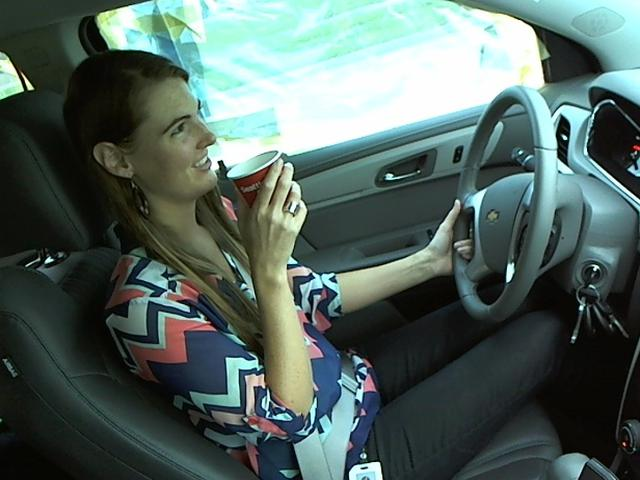
#> input picture python/lib/images/car1.jpg, 640 x 480 px
$ python drivers.py
#> lines starting #> are read from the running program, lines starting #| are printed output that depends on the picture; after the words box and inside, x2 and y2 are one past the last pixel; in counts of white or black regions, pixels touching at a corner belong together
import cv2 as cv
import numpy as np
from matplotlib import pyplot as plt


class Example(object):

    @classmethod
    def find_circle(cls):
        img1 = cv.imread("../lib/images/car1.jpg", 1)
#> img1 is the input picture: shape (480, 640, 3); mean B, G, R 96, 101.1, 83.4
        img2 = cv.imread("../lib/images/car2.jpg", 1)
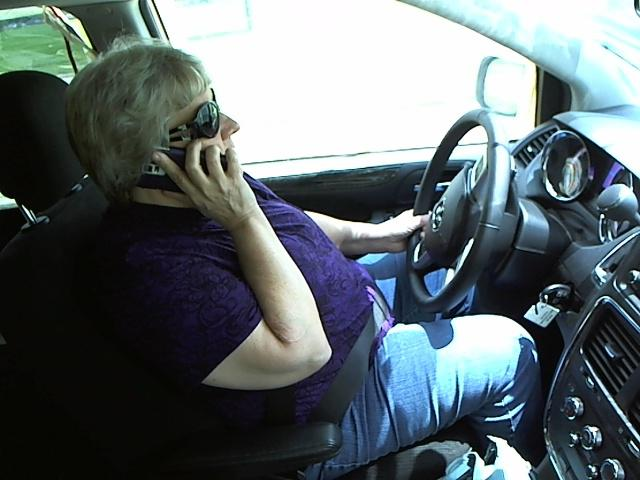
#> input picture python/lib/images/car2.jpg, 640 x 480 px
#> img2 is the input picture: shape (480, 640, 3); mean B, G, R 109.4, 105.6, 95.4
        template = cv.imread('../lib/images/carcontroller.png', 1)
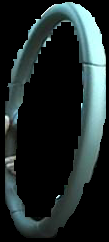
#> input picture python/lib/images/carcontroller.png, 109 x 242 px
#> template is the input picture: shape (242, 109, 3); mean B, G, R 43.3, 43.5, 32.6

        img1_i = cv.cvtColor(img1, cv.COLOR_BGR2HSV)[:, :, 2]
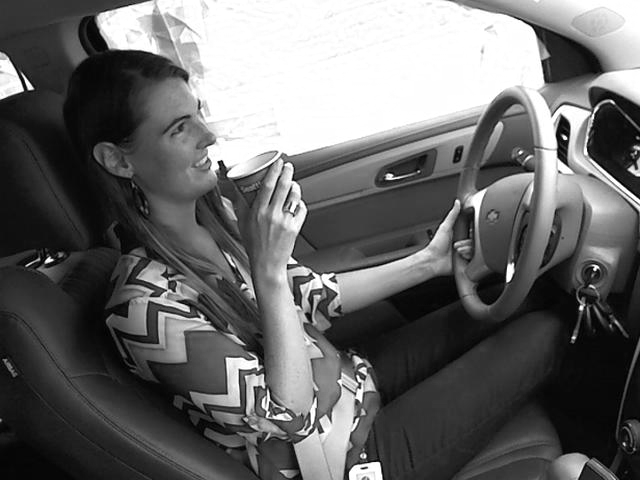
#> img1_i: shape (480, 640); min 0, max 255, mean 103.6
        img2_i = cv.cvtColor(img2, cv.COLOR_BGR2HSV)[:, :, 2]
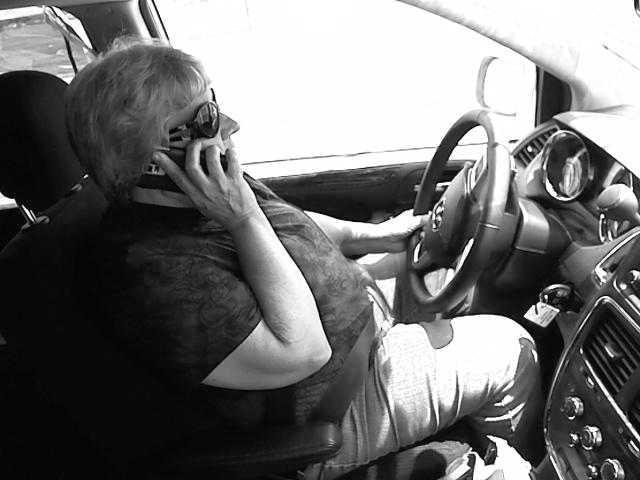
#> img2_i: shape (480, 640); min 0, max 255, mean 113
        template_i = cv.cvtColor(template, cv.COLOR_BGR2HSV)[:, :, 2]
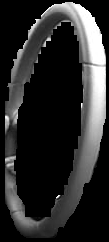
#> template_i: shape (242, 109); min 0, max 255, mean 44.1

        res = cv.matchTemplate(img1_i, template_i, cv.TM_CCOEFF)
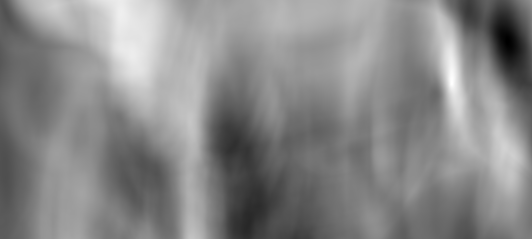
#> res: shape (239, 532) float32; min -47428756, max 63782568, mean 11848749; drawn with min black and max white

        min_val, max_val, min_loc, max_loc = cv.minMaxLoc(res)
#> min_val = -47428756; max_val = 63782568; min_loc = (507, 41); max_loc = (451, 83)

        top_left = max_loc
#> top_left = (451, 83)
        bottom_right = (top_left[0] + template.shape[1], top_left[1] + template.shape[0])
#> bottom_right = (560, 325)

        cv.rectangle(img1, top_left, bottom_right, 255, 2)
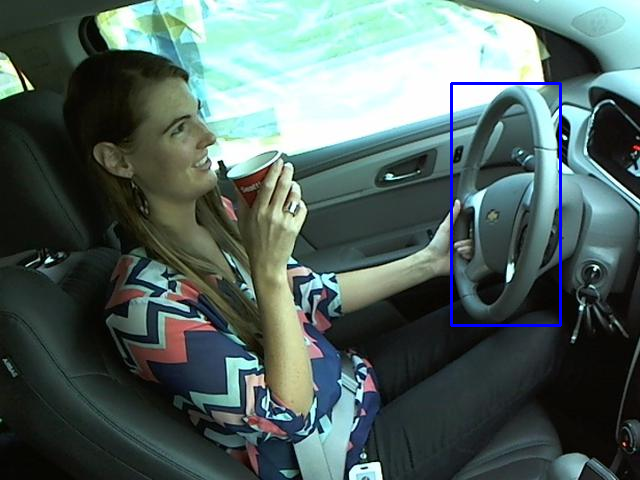
#> img1: shape (480, 640, 3); 0.68% of pixels changed, all inside (x1, y1, x2, y2) = (450, 82, 562, 327)

        plt.subplot(1, 2, 1), plt.imshow(res, cmap='gray')
        plt.subplot(1, 2, 2), plt.imshow(img1, cmap='gray')
        plt.show()
#> figure, not shown here; B, G, R data is drawn as R, G, B


if __name__ == "__main__":
    Example.find_circle()
